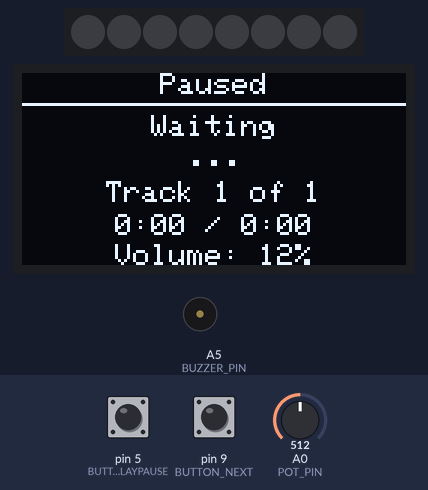
The sketch below on a simulated Arduino Uno, built with avr-gcc and run on an emulated ATmega328P. Parts: 8 RGB LEDs in strip order, left to right, 128×64 one-colour display, buzzer (waves = sounding). The inputs (shaded band) are chosen by the test bench; at power-on: pin 5 (BUTTON_PLAYPAUSE) HIGH, A0 (POT_PIN) = 512, pin 9 (BUTTON_NEXT) HIGH. Dim RGB values are drawn brighter than linear; what the sketch prints to the serial monitor is not drawn.

Above: at 2.2 s.
2.3 s: pin 5 (BUTTON_PLAYPAUSE) pulled LOW for 0.15 s
At 2.37 s:
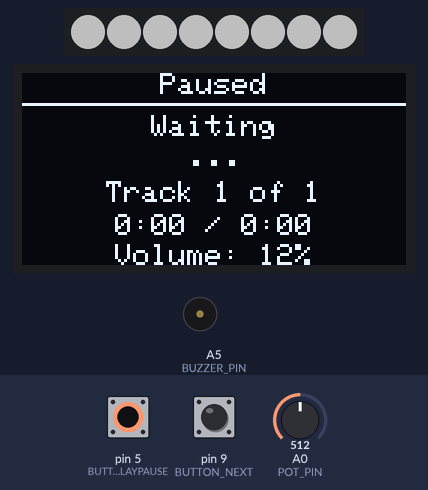
4.1 s: A0 (POT_PIN) set to 541
At 5.3 s:
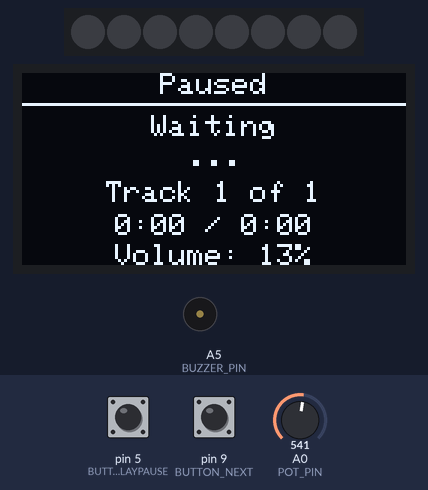
5.6 s: pin 9 (BUTTON_NEXT) pulled LOW for 0.15 s
At 5.9 s:
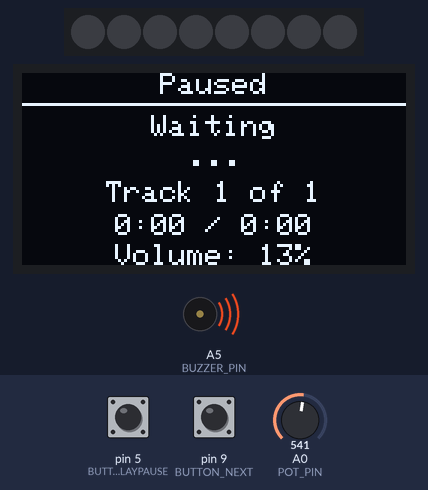
7.5 s: A0 (POT_PIN) set to 306
At 8.0 s:
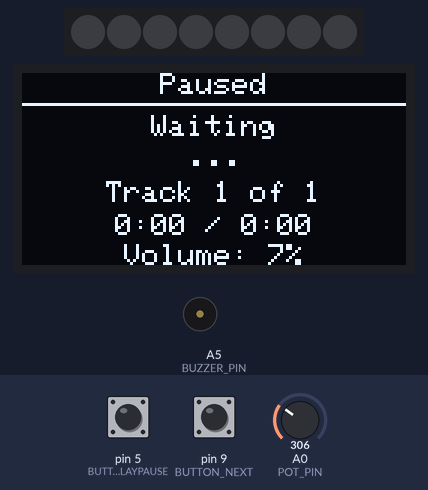
9.0 s: pin 5 (BUTTON_PLAYPAUSE) pulled LOW for 1 s
At 9.8 s:
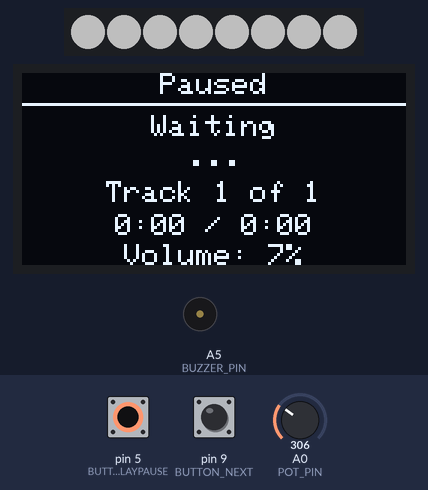
11.5 s: A0 (POT_PIN) set to 40
At 12.4 s:
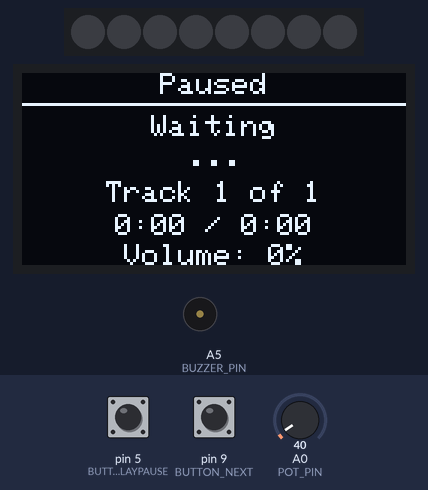
Timing chart, 0 to 14.0 s (numbered marks = the images above; inputs shaded):
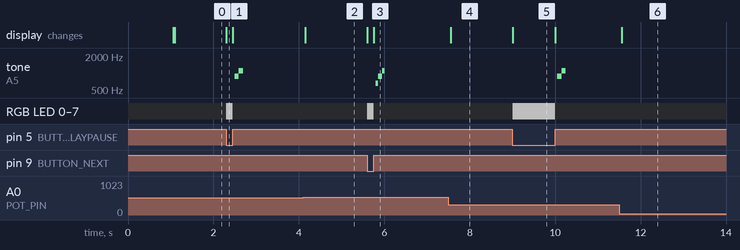

The sketch:

visualizer.ino
```cpp
/**
 * Music Visualizer by Jason Kim
 * CSE 493F - Physical Computing
 * Spring 2026
 *
 * Beautifully visualizes music playing on the user's computer with a colorful physical interface and display. The
 * potentiometer controls the volume, which is visualized on the NeoPixel strip. The OLED display shows the
 * current track information and progress. The button allows toggling between play/pause and skipping to the next track,
 * with accompanying chime sounds from the buzzer.
 *
 * Credit to Dr. Froehlich and the Interactive Physical Computing Textbook
 * (including the template code for the project):
 * https://makeabilitylab.github.io/physcomp/
 *
 * Gemini was used to to assist with debugging with the project with button and visualizationissues.
 *
 * Hardware:
 *   - Adafruit ESP32-S3 Feather (2MB PSRAM)
 *   - SSD1306 128x64 OLED display (for Visual I/O feedback)
 *   - NeoPixel LED strip (for Visual I/O feedback)
 *   - Piezo Buzzer (for Audible I/O feedback)
 *   - Buttons (for Play/Pause and Next Track)
 *   - Sliding Potentiometer (for Volume Control)
 */


#include <Wire.h>
#include <Adafruit_NeoPixel.h>
#include <Adafruit_SSD1306.h>

#define POT_PIN A0
#define BUTTON_PLAYPAUSE 5
#define BUTTON_NEXT 9
#define NEO_PIN 6
#define NEO_COUNT 8
#define BUZZER_PIN A5
#define SCREEN_WIDTH 128
#define SCREEN_HEIGHT 64
#define OLED_RESET -1
#define OLED_ADDR 0x3D
#define DEBOUNCE_MS 50

Adafruit_SSD1306 display(SCREEN_WIDTH, SCREEN_HEIGHT, &Wire, OLED_RESET);
Adafruit_NeoPixel strip(NEO_COUNT, NEO_PIN, NEO_GRB + NEO_KHZ800);

int volumeLevel = 0;
int trackNumber = 1;
int totalTracks = 1;
int elapsedSec = 0;
int durationSec = 0;
bool playing = false;

String artist = "Waiting";
String songTitle = "...";
bool lastPlayPauseReading = false;
bool stablePlayPauseState = false;
bool lastStablePlayPauseState = false;
unsigned long lastPlayPauseDebounce = 0;

bool lastNextReading = false;
bool stableNextState = false;
bool lastStableNextState = false;
unsigned long lastNextDebounce = 0;

bool sendPlayPause = false;
bool sendNextSong  = false;

struct ChimeNote {
  int freq;
  int duration;
};

ChimeNote chimePlayPauseNotes[] = {{880, 80}, {1100, 80}};
ChimeNote chimeNextSongNotes[]  = {{660, 60}, {880, 60}, {1100, 60}};

ChimeNote* activeChime = nullptr;
int chimeNoteCount = 0;
int chimeNoteIndex = 0;
unsigned long chimeNoteStart = 0;
bool chimeActive = false;

/**
 * Starts the chime for the play/pause button.
 * Initializes the chime state machine and immediately begins first note.
 */
void startChimePlayPause() {
  activeChime = chimePlayPauseNotes;
  chimeNoteCount = 2;
  chimeNoteIndex = 0;
  chimeActive = true;
  chimeNoteStart = millis();
  tone(BUZZER_PIN, activeChime[0].freq);
}

/**
 * Starts the chime for the next track button.
 * Initializes the chime state machine and immediately begins first note.
 */
void startChimeNextSong() {
  activeChime = chimeNextSongNotes;
  chimeNoteCount = 3;
  chimeNoteIndex = 0;
  chimeActive = true;
  chimeNoteStart = millis();
  tone(BUZZER_PIN, activeChime[0].freq);
}

/**
 * Non-blocking chime tick; must be called every loop iteration.
 * Advances to the next note once the current note's duration has elapsed,
 * and silences the buzzer when the full sequence finishes.
 */
void updateChime() {
  if (!chimeActive) {
    return;
  }

  unsigned long now = millis();

  if (now - chimeNoteStart >= (unsigned long)activeChime[chimeNoteIndex].duration) {

    chimeNoteIndex++;

    if (chimeNoteIndex >= chimeNoteCount) {
      noTone(BUZZER_PIN);
      chimeActive = false;
    } else {
      chimeNoteStart = now;
      tone(BUZZER_PIN, activeChime[chimeNoteIndex].freq);
    }
  }

}

/**
 * Prints a string horizontally centered on the OLED at the given y-coordinate.
 * If the string is wider than the display, it falls back to left-aligned (x=0).
 *
 * @param text - the string to display
 * @param y - the y-coordinate (top of the character cell) in pixels
 */
void printCentered(String text, int y) {
  int16_t x1, y1;
  uint16_t w, h;

  display.getTextBounds(text, 0, 0, &x1, &y1, &w, &h);

  int x = (SCREEN_WIDTH - w) / 2;

  if (x < 0) x = 0;

  display.setCursor(x, y);
  display.print(text);
}

/**
 * Initializes serial communication, pins, the NeoPixel strip, and OLED display.
 * Shows a startup splash screen if the OLED is found on the I2C bus.
 */
void setup() {
  Serial.begin(115200);
  Serial.setTimeout(10);
  delay(1000);

  pinMode(BUTTON_PLAYPAUSE, INPUT_PULLUP);
  pinMode(BUTTON_NEXT, INPUT_PULLUP);
  pinMode(BUZZER_PIN, OUTPUT);

  strip.begin();
  strip.setBrightness(80);
  strip.show();

  if (!display.begin(SSD1306_SWITCHCAPVCC, OLED_ADDR)) {
    Serial.println("OLED Connectio Failed");
  } else {
    display.clearDisplay();
    display.setTextColor(SSD1306_WHITE);
    display.setTextSize(1);
    display.setCursor(0, 0);
    display.println("Music Visualizer");
    display.println("Waiting...");
    display.display();
  }
}

/**
 * Main loop: debounces both buttons, sends control events and pot value to the host
 * over Serial, receives playback state back from the host, updates the NeoPixel
 * volume meter, ticks the chime state machine, and refreshes the OLED display.
 */
void loop() {
  int potVal = analogRead(POT_PIN);
  unsigned long now = millis();

  bool ppReading = digitalRead(BUTTON_PLAYPAUSE) == LOW;
  if (ppReading != lastPlayPauseReading) {
    lastPlayPauseDebounce = now;
  }
  lastPlayPauseReading = ppReading;

  bool newStablePP = stablePlayPauseState;
  if ((now - lastPlayPauseDebounce) > DEBOUNCE_MS) {
    newStablePP = ppReading;
  }

  if (lastStablePlayPauseState == true && newStablePP == false) {
    sendPlayPause = true;
  }
  lastStablePlayPauseState = newStablePP;
  stablePlayPauseState = newStablePP;

  bool nextReading = digitalRead(BUTTON_NEXT) == LOW;
  if (nextReading != lastNextReading) {
    lastNextDebounce = now;
  }
  lastNextReading = nextReading;

  bool newStableNext = stableNextState;
  if ((now - lastNextDebounce) > DEBOUNCE_MS) {
    newStableNext = nextReading;
  }

  if (lastStableNextState == true && newStableNext == false) {
    sendNextSong = true;
  }
  lastStableNextState = newStableNext;
  stableNextState = newStableNext;

  Serial.print(potVal);
  Serial.print(",");
  Serial.print(sendPlayPause ? 1 : 0);
  Serial.print(",");
  Serial.println(sendNextSong ? 1 : 0);

  bool playedPlayPause = sendPlayPause;
  bool playedNextSong  = sendNextSong;

  sendPlayPause = false;
  sendNextSong  = false;

  if (playedPlayPause) {
    startChimePlayPause();
  }

  if (playedNextSong) {
     startChimeNextSong();
  }

  updateChime();

  if (Serial.available()) {
    String msg = Serial.readStringUntil('\n');
    msg.trim();

    int idx = 0;
    String parts[7];
    int partCount = 0;

    for (int i = 0; i <= msg.length() && partCount < 7; i++) {
      if (i == msg.length() || (msg[i] == ',' && partCount < 6)) {
        parts[partCount++] = msg.substring(idx, i);
        idx = i + 1;
      }
    }

    if (partCount >= 7) {
      volumeLevel = parts[0].toInt();
      trackNumber = parts[1].toInt();
      totalTracks = parts[2].toInt();
      elapsedSec = parts[3].toInt();
      durationSec = parts[4].toInt();
      playing = parts[5].toInt() == 1;

      String full = parts[6];
      int dash = full.indexOf(" - ");

      if (dash != -1) {
        artist = full.substring(0, dash);
        songTitle = full.substring(dash + 3);
      } else {
        artist = "";
        songTitle = full;
      }
    }
  }

  int ledsLit = map(volumeLevel, 0, 100, 0, NEO_COUNT);
  strip.clear();
  for (int i = 0; i < ledsLit; i++) {
    strip.setPixelColor(NEO_COUNT - 1 - i, strip.Color(148, 0, 211));
  }
  if (ppReading || nextReading) {
    strip.fill(strip.Color(255, 255, 255));
  }
  strip.show();

  static unsigned long lastDisplayUpdate = 0;
  if (now - lastDisplayUpdate >= 50) {
    lastDisplayUpdate = now;

    display.clearDisplay();
    display.setTextColor(SSD1306_WHITE);
    display.setTextSize(1);

    printCentered(playing ? "Now Playing" : "Paused", 0);
    display.drawLine(0, 10, 127, 10, SSD1306_WHITE);

    String dispArtist = artist;
    if (dispArtist.length() > 21) dispArtist = dispArtist.substring(0, 21);
    printCentered(dispArtist, 14);

    String dispTitle = songTitle;
    if (dispTitle.length() > 21) dispTitle = dispTitle.substring(0, 21);
    printCentered(dispTitle, 24);

    String trackStr = "Track " + String(trackNumber) + " of " + String(totalTracks);
    printCentered(trackStr, 36);

    int eMins = elapsedSec / 60;
    int eSecs = elapsedSec % 60;
    int dMins = durationSec / 60;
    int dSecs = durationSec % 60;

    String timeStr = String(eMins) + ":";
    if (eSecs < 10) timeStr += "0";
    timeStr += String(eSecs) + " / " + String(dMins) + ":";
    if (dSecs < 10) timeStr += "0";
    timeStr += String(dSecs);

    printCentered(timeStr, 47);
    String volStr = "Volume: " + String(map(potVal, 0, 4095, 0, 100)) + "%";
    printCentered(volStr, 57);

    display.display();
  }
}
```

Measured:
- the behaviour switches between 532 and 533 on A0 (POT_PIN) (found by bisection; images 1 and 2)
- after the input at 2.3 s, tone on A5 (BUZZER_PIN): silent → 880 Hz after 0.20 s, → 1100 Hz 0.09 s later, → silent 0.10 s later; RGB LED 0–7: off → RGB(80, 80, 80) at once, → off 0.15 s later
- after the input at 4.1 s, the display: changes after 0.05 s (image 2)
- after the input at 5.6 s, tone on A5 (BUZZER_PIN): silent → 660 Hz after 0.20 s, → 880 Hz 0.06 s later, → 1100 Hz 0.09 s later, → silent 0.06 s later; RGB LED 0–7: off → RGB(80, 80, 80) at once, → off 0.15 s later
- after the input at 7.5 s, the display: changes after 0.05 s (image 4)
- after the input at 9.0 s, tone on A5 (BUZZER_PIN): silent → 880 Hz after 1.1 s, → 1100 Hz 0.10 s later, → silent 0.10 s later; RGB LED 0–7: off → RGB(80, 80, 80) at once, → off 1.0 s later
- after the input at 11.5 s, the display: changes after 0.05 s (image 6)
